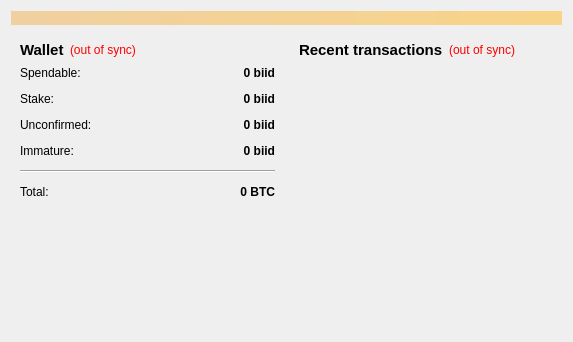
<?xml version="1.0" encoding="UTF-8"?>
<ui version="4.0">
 <class>OverviewPage</class>
 <widget class="QWidget" name="OverviewPage">
  <property name="geometry">
   <rect>
    <x>0</x>
    <y>0</y>
    <width>573</width>
    <height>342</height>
   </rect>
  </property>
  <property name="windowTitle">
   <string>Form</string>
  </property>
  <layout class="QVBoxLayout" name="topLayout">
   <item>
    <widget class="QLabel" name="labelAlerts">
     <property name="visible">
      <bool>false</bool>
     </property>
     <property name="styleSheet">
      <string notr="true">background-color: qlineargradient(x1: 0, y1: 0, x2: 1, y2: 0, stop:0 #F0D0A0, stop:1 #F8D488);  color:#000000
</string>
     </property>
     <property name="wordWrap">
      <bool>true</bool>
     </property>
     <property name="margin">
      <number>3</number>
     </property>
    </widget>
   </item>
   <item>
    <layout class="QHBoxLayout" name="horizontalLayout" stretch="1,1">
     <item>
      <layout class="QVBoxLayout" name="verticalLayout_2">
       <item>
        <widget class="QWidget" name="widget" native="true">
         <layout class="QVBoxLayout" name="verticalLayout_4">
          <item>
           <layout class="QHBoxLayout" name="horizontalLayout_4">
            <item>
             <widget class="QLabel" name="label_5">
              <property name="font">
               <font>
                <pointsize>11</pointsize>
                <weight>75</weight>
                <bold>true</bold>
               </font>
              </property>
              <property name="text">
               <string>Wallet</string>
              </property>
             </widget>
            </item>
            <item>
             <widget class="QLabel" name="labelWalletStatus">
              <property name="toolTip">
               <string>The displayed information may be out of date. Your wallet automatically synchronizes with the biidcoin network after a connection is established, but this process has not completed yet.</string>
              </property>
              <property name="styleSheet">
               <string notr="true">QLabel { color: red; }</string>
              </property>
              <property name="text">
               <string notr="true">(out of sync)</string>
              </property>
              <property name="alignment">
               <set>Qt::AlignLeading|Qt::AlignLeft|Qt::AlignVCenter</set>
              </property>
             </widget>
            </item>
            <item>
             <spacer name="horizontalSpacer_2">
              <property name="orientation">
               <enum>Qt::Horizontal</enum>
              </property>
              <property name="sizeHint" stdset="0">
               <size>
                <width>40</width>
                <height>20</height>
               </size>
              </property>
             </spacer>
            </item>
           </layout>
          </item>
          <item>
           <layout class="QFormLayout" name="formLayout_2">
            <property name="fieldGrowthPolicy">
             <enum>QFormLayout::AllNonFixedFieldsGrow</enum>
            </property>
            <property name="horizontalSpacing">
             <number>12</number>
            </property>
            <property name="verticalSpacing">
             <number>12</number>
            </property>
            <item row="0" column="0">
             <widget class="QLabel" name="label">
              <property name="text">
               <string>Spendable:</string>
              </property>
             </widget>
            </item>
            <item row="0" column="1">
             <widget class="QLabel" name="labelBalance">
              <property name="font">
               <font>
                <weight>75</weight>
                <bold>true</bold>
               </font>
              </property>
              <property name="cursor">
               <cursorShape>IBeamCursor</cursorShape>
              </property>
              <property name="toolTip">
               <string>Your current spendable balance</string>
              </property>
              <property name="text">
               <string notr="true">0 biid</string>
              </property>
              <property name="alignment">
               <set>Qt::AlignRight|Qt::AlignTrailing|Qt::AlignVCenter</set>
              </property>
              <property name="textInteractionFlags">
               <set>Qt::LinksAccessibleByMouse|Qt::TextSelectableByKeyboard|Qt::TextSelectableByMouse</set>
              </property>
             </widget>
            </item>
            <item row="1" column="0">
             <widget class="QLabel" name="label_6">
              <property name="text">
               <string>Stake:</string>
              </property>
             </widget>
            </item>
            <item row="1" column="1">
             <widget class="QLabel" name="labelStake">
              <property name="font">
               <font>
                <weight>75</weight>
                <bold>true</bold>
               </font>
              </property>
              <property name="cursor">
               <cursorShape>IBeamCursor</cursorShape>
              </property>
              <property name="toolTip">
               <string>Total of coins that was staked, and do not yet count toward the current balance</string>
              </property>
              <property name="text">
               <string notr="true">0 biid</string>
              </property>
              <property name="alignment">
               <set>Qt::AlignRight|Qt::AlignTrailing|Qt::AlignVCenter</set>
              </property>
              <property name="textInteractionFlags">
               <set>Qt::LinksAccessibleByMouse|Qt::TextSelectableByKeyboard|Qt::TextSelectableByMouse</set>
              </property>
             </widget>
            </item>
            <item row="2" column="0">
             <widget class="QLabel" name="label_3">
              <property name="text">
               <string>Unconfirmed:</string>
              </property>
             </widget>
            </item>
            <item row="2" column="1">
             <widget class="QLabel" name="labelUnconfirmed">
              <property name="font">
               <font>
                <weight>75</weight>
                <bold>true</bold>
               </font>
              </property>
              <property name="cursor">
               <cursorShape>IBeamCursor</cursorShape>
              </property>
              <property name="toolTip">
               <string>Total of transactions that have yet to be confirmed, and do not yet count toward the current balance</string>
              </property>
              <property name="text">
               <string notr="true">0 biid</string>
              </property>
              <property name="alignment">
               <set>Qt::AlignRight|Qt::AlignTrailing|Qt::AlignVCenter</set>
              </property>
              <property name="textInteractionFlags">
               <set>Qt::LinksAccessibleByMouse|Qt::TextSelectableByKeyboard|Qt::TextSelectableByMouse</set>
              </property>
             </widget>
            </item>
            <item row="3" column="0">
             <widget class="QLabel" name="labelImmatureText">
              <property name="text">
               <string>Immature:</string>
              </property>
             </widget>
            </item>
            <item row="3" column="1">
             <widget class="QLabel" name="labelImmature">
              <property name="font">
               <font>
                <weight>75</weight>
                <bold>true</bold>
               </font>
              </property>
              <property name="toolTip">
               <string>Mined balance that has not yet matured</string>
              </property>
              <property name="text">
               <string notr="true">0 biid</string>
              </property>
              <property name="alignment">
               <set>Qt::AlignRight|Qt::AlignTrailing|Qt::AlignVCenter</set>
              </property>
              <property name="textInteractionFlags">
               <set>Qt::LinksAccessibleByMouse|Qt::TextSelectableByKeyboard|Qt::TextSelectableByMouse</set>
              </property>
             </widget>
            </item>
            <item row="4" column="0" colspan="2">
             <widget class="Line" name="line">
              <property name="orientation">
               <enum>Qt::Horizontal</enum>
              </property>
             </widget>
            </item>
            <item row="5" column="0">
             <widget class="QLabel" name="labelTotalText">
              <property name="text">
               <string>Total:</string>
              </property>
             </widget>
            </item>
            <item row="5" column="1">
             <widget class="QLabel" name="labelTotal">
              <property name="font">
               <font>
                <weight>75</weight>
                <bold>true</bold>
               </font>
              </property>
              <property name="cursor">
               <cursorShape>IBeamCursor</cursorShape>
              </property>
              <property name="toolTip">
               <string>Your current total balance</string>
              </property>
              <property name="text">
               <string notr="true">0 BTC</string>
              </property>
              <property name="alignment">
               <set>Qt::AlignRight|Qt::AlignTrailing|Qt::AlignVCenter</set>
              </property>
              <property name="textInteractionFlags">
               <set>Qt::LinksAccessibleByMouse|Qt::TextSelectableByKeyboard|Qt::TextSelectableByMouse</set>
              </property>
             </widget>
            </item>
           </layout>
          </item>
         </layout>
        </widget>
       </item>
       <item>
        <spacer name="verticalSpacer">
         <property name="orientation">
          <enum>Qt::Vertical</enum>
         </property>
         <property name="sizeHint" stdset="0">
          <size>
           <width>20</width>
           <height>40</height>
          </size>
         </property>
        </spacer>
       </item>
      </layout>
     </item>
     <item>
      <layout class="QVBoxLayout" name="verticalLayout_3">
       <item>
        <widget class="QWidget" name="widget_2" native="true">
         <layout class="QVBoxLayout" name="verticalLayout">
          <item>
           <layout class="QHBoxLayout" name="horizontalLayout_2">
            <item>
             <widget class="QLabel" name="label_4">
              <property name="font">
               <font>
                <pointsize>11</pointsize>
                <weight>75</weight>
                <bold>true</bold>
               </font>
              </property>
              <property name="text">
               <string>&lt;b&gt;Recent transactions&lt;/b&gt;</string>
              </property>
             </widget>
            </item>
            <item>
             <widget class="QLabel" name="labelTransactionsStatus">
              <property name="toolTip">
               <string>The displayed information may be out of date. Your wallet automatically synchronizes with the biidcoin network after a connection is established, but this process has not completed yet.</string>
              </property>
              <property name="styleSheet">
               <string notr="true">QLabel { color: red; }</string>
              </property>
              <property name="text">
               <string notr="true">(out of sync)</string>
              </property>
              <property name="alignment">
               <set>Qt::AlignRight|Qt::AlignTrailing|Qt::AlignVCenter</set>
              </property>
             </widget>
            </item>
            <item>
             <spacer name="horizontalSpacer">
              <property name="orientation">
               <enum>Qt::Horizontal</enum>
              </property>
              <property name="sizeHint" stdset="0">
               <size>
                <width>40</width>
                <height>20</height>
               </size>
              </property>
             </spacer>
            </item>
           </layout>
          </item>
          <item>
           <widget class="QListView" name="listTransactions">
            <property name="styleSheet">
             <string notr="true">QListView { background: transparent; }</string>
            </property>
            <property name="frameShape">
             <enum>QFrame::NoFrame</enum>
            </property>
            <property name="verticalScrollBarPolicy">
             <enum>Qt::ScrollBarAlwaysOff</enum>
            </property>
            <property name="horizontalScrollBarPolicy">
             <enum>Qt::ScrollBarAlwaysOff</enum>
            </property>
            <property name="selectionMode">
             <enum>QAbstractItemView::NoSelection</enum>
            </property>
           </widget>
          </item>
         </layout>
        </widget>
       </item>
      </layout>
     </item>
    </layout>
   </item>
  </layout>
 </widget>
 <resources/>
 <connections/>
</ui>
